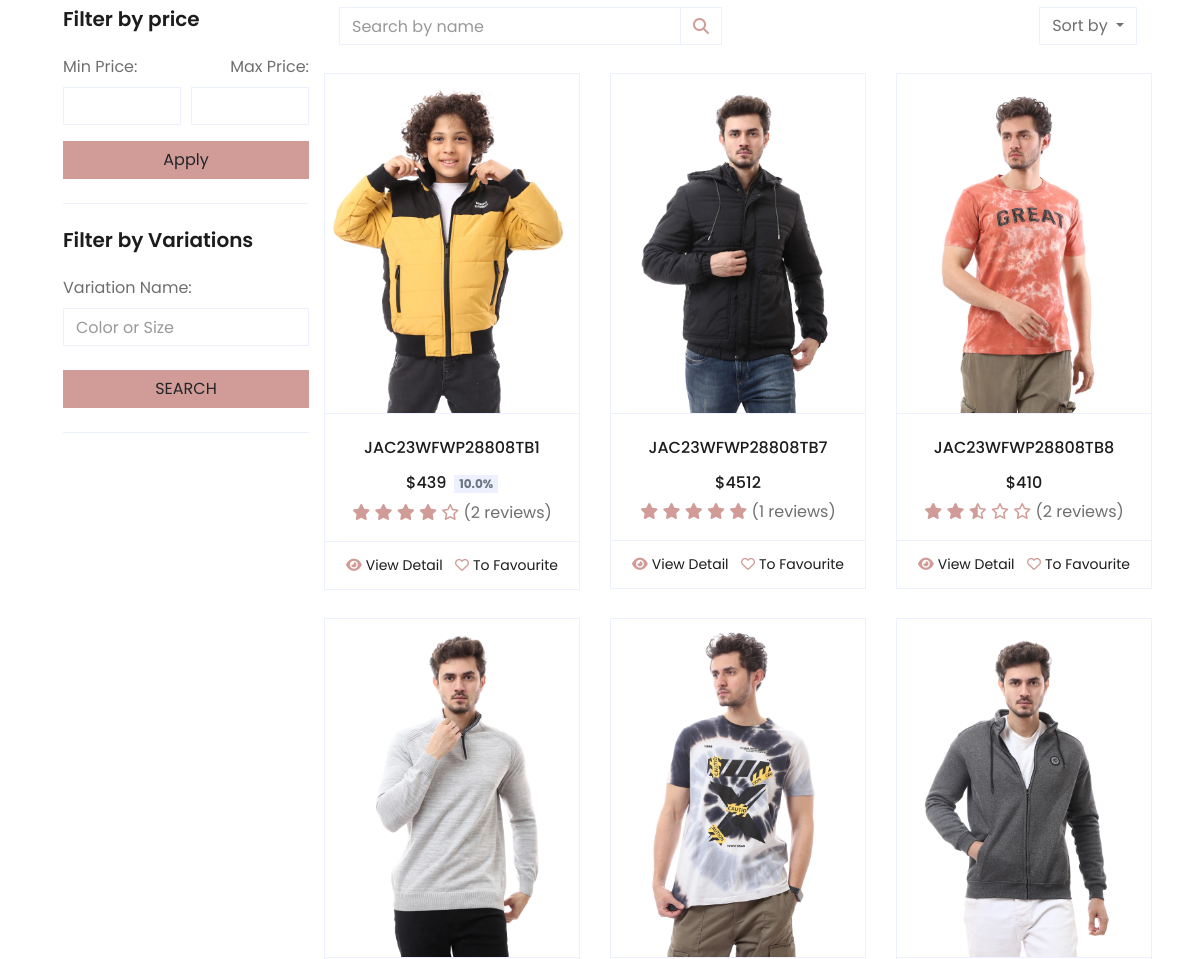
Before: /products/ (middle part) with the older database file.
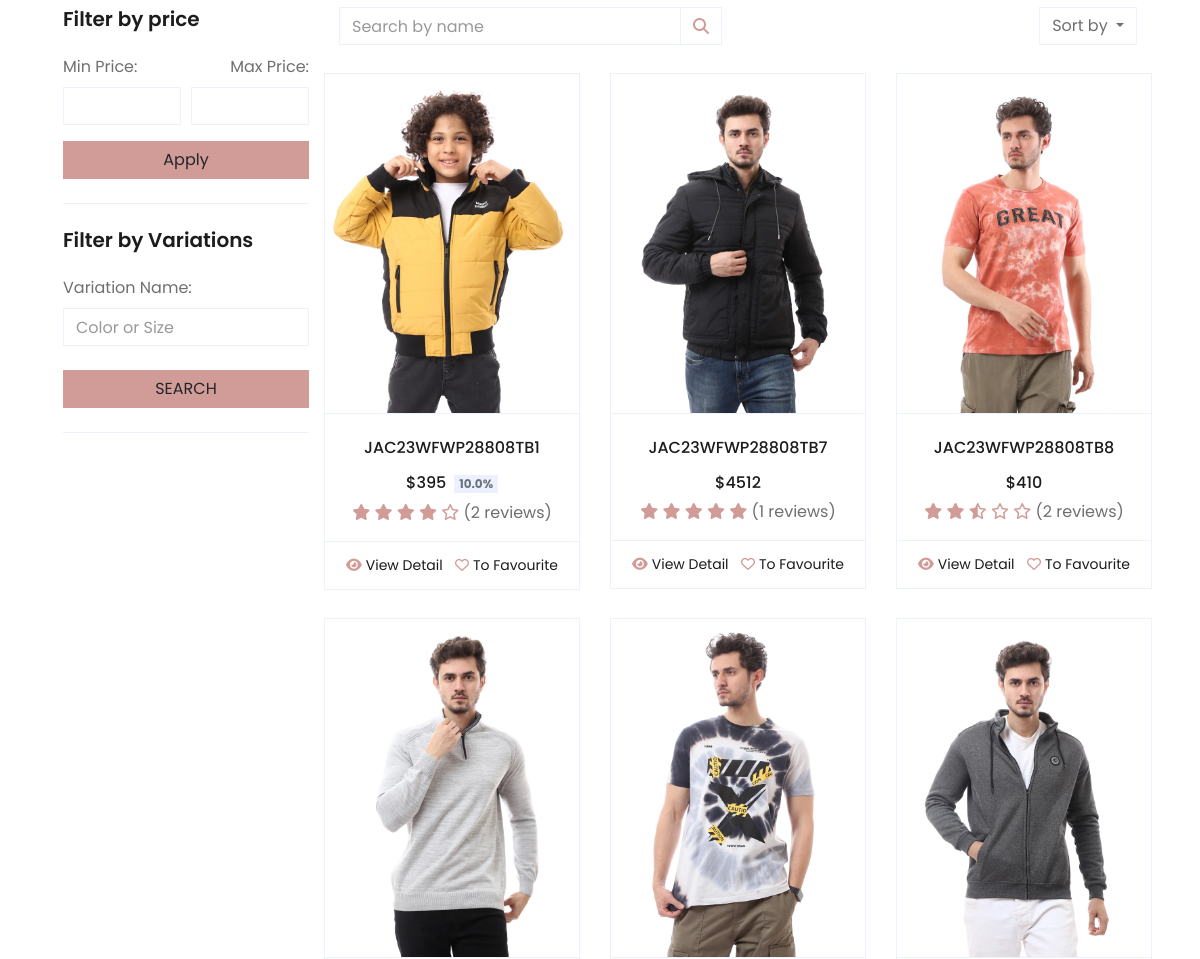
After: the same page with the newer database file.
### products/models.py (models this page shows, shortened)
class Product(models.Model):
    name = models.CharField(unique=True, max_length=50)
    image = models.ImageField(upload_to='product/')
    stock = models.IntegerField(default=1)
    price = models.IntegerField(default=0)
    discount = models.FloatField(default=0)
    description = models.TextField(max_length=10000)
    created_at = models.DateTimeField( default=timezone.now)
    slug = models.SlugField(null=True,blank=True , unique=True)
    views = models.PositiveIntegerField(default=0)
    is_available = models.BooleanField(default=True)
    tags = TaggableManager()
    subcategory = models.ForeignKey("Subcategory",related_name='product_subcategory',null=True,blank=True, on_delete=models.CASCADE)
    PRDBrand = models.ForeignKey('Brand' ,related_name='product_brand', on_delete=models.CASCADE , blank=True, null=True ,verbose_name=_("Brand "))
    like = models.ManyToManyField(User , blank=True,related_name='product_favourite')
    class Meta:
        ordering = ["name"]
    def avr_review(self):
        reviews = ReviewRating.objects.filter(product=self , status=True).aggregate(average=Avg('rating'))
        avg =0
        if reviews['average'] is not None:
            avg = float(reviews['average'])
        return avg
    def count_review(self):
        reviews = ReviewRating.objects.filter(product=self , status=True).aggregate(count=Count('rating'))
        count = 0
        if reviews['count'] is not None:
            count = int(reviews['count'])
        return count
    def get_absolute_url(self):
        return reverse("product_detail", args=[self.subcategory.id,self.slug])
    def __str__(self):
        return self.name

### products/views.py (the view, shortened to what this page needs)
# urls.py: path('', product_list ,name = 'product_list'),
def product_list(request , subcategory_id=None , brand_slug=None , tag_slug=None):
    categories = None
    brands = None
    tags = None
    if subcategory_id != None :
        categories = get_object_or_404(Subcategory,id = subcategory_id)
        products = Product.objects.filter(subcategory=categories  ,is_available=True)
        paginator = Paginator(products,6)
        page = request.GET.get('page')
        paged_product = paginator.get_page(page)
        product_count = products.count()
    else :
        products = Product.objects.filter(is_available=True)
        paginator = Paginator(products,6)
        page = request.GET.get('page')
        paged_product = paginator.get_page(page)
        product_count = products.count()
    context={
        'products':paged_product,
    }
    return render(request , 'products/product_list.html' , context )

### accounts/favourite_context.py (called while the page is built, shortened)
def counter(request):
    product_count = 0
    return dict(product_count=product_count)

### carts/cart_context.py (called while the page is built)
def cart_count(request):
    cart_counter = 0
    if 'admin' in request.path:
        return{}
    else:
        try:
            cart = Cart.objects.filter(cart_id=_cart_id(request))
            if request.user.is_authenticated:
                cart_items = CartItem.objects.all().filter(user=request.user)
            else:
                cart_items = CartItem.objects.all().filter(cart=cart[:1])
            for cart_item in cart_items:
                cart_counter += cart_item.quantity
        except Cart.DoesNotExist :
            cart_counter = 0
    return dict(cart_counter=cart_counter)

### carts/views.py (called while the page is built)
def _cart_id(request):
    cart = request.session.session_key
    if not cart:
        cart = request.session.create()
    return cart

### products/models.py (called while the page is built)
    def get_url(self):
        return reverse('product_by_subcategory',args=[self.id])

    def get_url(self):
        return reverse('product_by_brand',args=[self.slug])

    def __str__(self):
        return self.BRDName

### products/templates/products/product_list.html (shortened to what the changed rows need)
{% extends "base.html" %}
{% load static %}
{% block body %}
<div class="container-fluid pt-5">
    <div class="row px-xl-5">
        <div class="col-lg-9 col-md-12">
            <div class="row pb-3">
                <div class="row "  id="rowData">
                    {% if products %}
                    {% for product in products %}
                    <div class="col-lg-4 col-md-6 col-sm-12 pb-1">
                        <div class="card product-item border-0 mb-4">
                            <div
                                class="card-header product-img position-relative overflow-hidden bg-transparent border p-0">
                                <img class="img-fluid w-100" src="{{product.image.url}}" alt="">
                            </div>
                            <div class="card-body border-left border-right text-center p-0 pt-4 pb-3">
                                <h6 class="text-truncate mb-3">{{product}}</h6>
                                <div class="d-flex justify-content-center">
                                    <h6>${{product.price}}</h6>
                                    {% if product.discount == 0 %}
                                    {% else %}
                                    <h6 class="text-muted ml-2"><span
                                            class="badge bg-secondary">{{product.discount}}%</span></h6>
                                    {% endif %}
                                </div>
                                <div class="rating-star">
                                    <span>
                                        <i class="fa fa-star{% if product.avr_review < 0.5%}-o{% elif product.avr_review >= 0.5 and product.avr_review < 1%}-half-o{%endif%}"
                                            aria-hidden="true"></i>
                                        <i class="fa fa-star{% if product.avr_review < 1.5%}-o{% elif product.avr_review >= 1.5 and product.avr_review < 2%}-half-o{%endif%}"
                                            aria-hidden="true"></i>
                                        <i class="fa fa-star{% if product.avr_review < 2.5%}-o{% elif product.avr_review >= 2.5 and product.avr_review < 3%}-half-o{%endif%}"
                                            aria-hidden="true"></i>
                                        <i class="fa fa-star{% if product.avr_review < 3.5%}-o{% elif product.avr_review >= 3.5 and product.avr_review < 4%}-half-o{%endif%}"
                                            aria-hidden="true"></i>
                                        <i class="fa fa-star{% if product.avr_review < 4.5%}-o{% elif product.avr_review >= 4.5 and product.avr_review < 5%}-half-o{%endif%}"
                                            aria-hidden="true"></i>
                                    </span>({{product.count_review}} reviews)
                                </div>
                            </div>
                            <div class="card-footer d-flex justify-content-between bg-light border">
                                <a href="{{product.get_absolute_url}}" class="btn btn-sm text-dark p-0"><i
                                        class="fas fa-eye text-primary mr-1"></i>View Detail</a>
                                {% if request.user in product.like.all %}
                                <a href="{% url 'add_to_favourit' product.id%}" class="btn btn-sm text-dark p-0"><i
                                        class="fa-solid fa-heart text-primary mr-1"></i>Remove</a>
                                {% else %}
                                <a href="{% url 'add_to_favourit' product.id%}" class="btn btn-sm text-dark p-0"><i
                                        class="fa-regular fa-heart text-primary mr-1"></i>To Favourite</a>
                                {% endif %}
                            </div>
                        </div>
                    </div>
                    {% endfor %}
                    {% else %}
                    <div class="col-12 text-center">
                        <h2>Nothing Found , PLS Try Again</h2>
                    </div>
                    {% endif %}
                </div>
            </div>
        </div>
    </div>
</div>
{% endblock body %}

Changed rows visible on the page:
changed Product "JAC23WFWP28808TB1": price "439" → "395"
